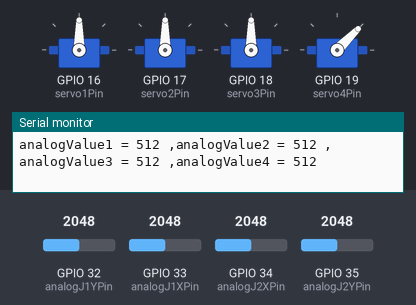
Simulated run of this sketch. Board: ESP32. Parts: 4 × servo, the last lines printed to the serial monitor. The inputs (shaded band) are chosen by the test bench; at power-on: GPIO 32 (analogJ1YPin) = 2048, GPIO 33 (analogJ1XPin) = 2048, GPIO 34 (analogJ2XPin) = 2048, GPIO 35 (analogJ2YPin) = 2048 (analog values on the 0–4095 scale).

Above: at 1.2 s.
1.3 s: GPIO 32 (analogJ1YPin) set to 438
At 1.7 s:
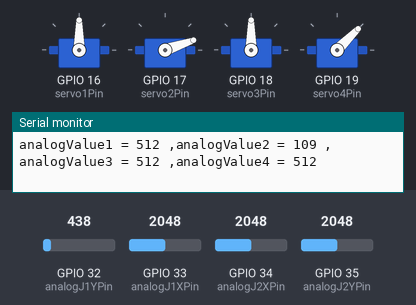
2.8 s: GPIO 32 (analogJ1YPin) set to 376
At 3.9 s:
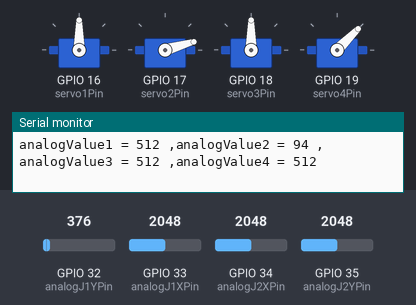
5.8 s: GPIO 33 (analogJ1XPin) set to 443
At 6.3 s:
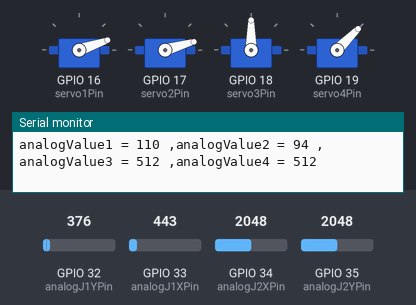
7.3 s: GPIO 33 (analogJ1XPin) set to 356
At 8.5 s:
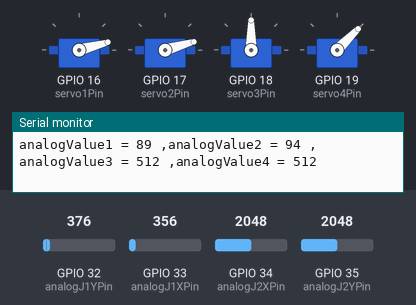
10.3 s: GPIO 34 (analogJ2XPin) set to 436
At 10.8 s:
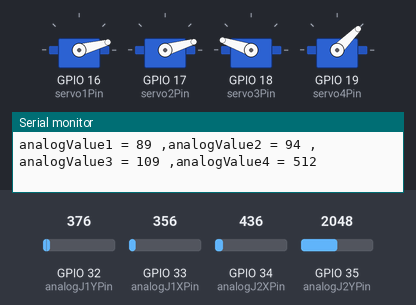
11.8 s: GPIO 34 (analogJ2XPin) set to 362
At 12.1 s:
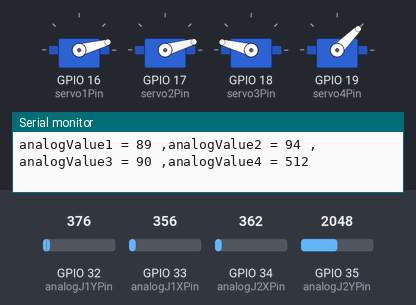
Timing chart, 0 to 14.8 s (numbered marks = the images above; inputs shaded):
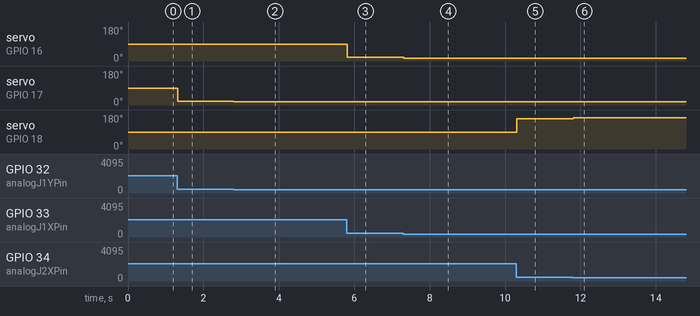

Measured:
- after the input at 1.3 s, servo on GPIO 17 (servo2Pin): 90° → 19° at once
- after the input at 2.8 s, servo on GPIO 17 (servo2Pin): 19° → 16° at once
- after the input at 5.8 s, servo on GPIO 16 (servo1Pin): 90° → 19° at once
- after the input at 7.3 s, servo on GPIO 16 (servo1Pin): 19° → 15° at once
- after the input at 10.3 s, servo on GPIO 18 (servo3Pin): 90° → 161° at once
- after the input at 11.8 s, servo on GPIO 18 (servo3Pin): 161° → 165° at once

The sketch:

candy_armatron_v2.ino
```cpp
// candy_armatron_v2.ino
// F.Zia 2025_1003
// Code to test and calibrate servos for candy catch arm-a-tron
// code pre-requisites:
// - install   board: esp32 by Espressif Systems (code tested with v3.2.1)
// - install library: ESP32Servo by Kevin Harrington,John Bennett (code tested with v3.0.9)

#include <ESP32Servo.h>
// create servo object to control a servo
// 16 servo objects can be created on the ESP32
Servo armServo1, armServo2, armServo3, armServo4;

// assign pin names to servo pins
// servo are assigned to arm motors in the following order:
// armServo1>base, armServo2>link1, armServo3>link2, armServo4>gripper
int servo1Pin = 16, servo2Pin = 17, servo3Pin = 18, servo4Pin = 19;

// joystick axes are assigned to servos in the following order:
// analogJ1X>armServo1>base, analogJ1Y>armServo2>link1,
// analogJ2X>armServo3>link2, analogJ2Y>armServo4>gripper
// experiment by swapping the following pin number assignments to get the correct order:
int analogJ1XPin = 33, analogJ1YPin = 32, analogJ2XPin = 34, analogJ2YPin = 35;

// global variables to store current servo positions, initialize to mid positions (90 deg)
int servo1Pos = 90, servo2Pos = 90, servo3Pos = 90, servo4Pos = 45;

void setup() {
  // initialize serial communication at 115200 bits per second:
  Serial.begin(115200);
  //set the resolution to 12 bits (0-4096) (default)
  //set the resolution to 10 bits (0-1024) (using 10 bit ADC to improve linearity)
  analogReadResolution(10);

  // Allow allocation of all timers
  ESP32PWM::allocateTimer(0);
  ESP32PWM::allocateTimer(1);
  ESP32PWM::allocateTimer(2);
  ESP32PWM::allocateTimer(3);

  // standard 50 hz servo
  armServo1.setPeriodHertz(50);
  armServo2.setPeriodHertz(50);
  armServo3.setPeriodHertz(50);
  armServo4.setPeriodHertz(50);

  // attach the servos on pins to the servo objects
  // different servos may require different min/max settings
  // for an accurate 0 to 180 sweep
  // default min/max is 1000us and 2000us
  // using min/max of 500us and 2400us for micro servos used in arm-a-tron
  // for an accurate 0 to 180 sweep
  armServo1.attach(servo1Pin, 500, 2500);
  armServo2.attach(servo2Pin, 500, 2500);
  armServo3.attach(servo3Pin, 500, 2500);
  armServo4.attach(servo4Pin, 500, 2500);
}

void loop() {

  // read analog joysticks values
  int analogValue1 = analogRead(analogJ1XPin);
  int analogValue2 = analogRead(analogJ1YPin);
  int analogValue3 = analogRead(analogJ2XPin);
  int analogValue4 = analogRead(analogJ2YPin);

  // print analog joysticks values
  Serial.printf("analogValue1 = %d ,", analogValue1);
  Serial.printf("analogValue2 = %d ,", analogValue2);
  Serial.printf("analogValue3 = %d ,", analogValue3);
  Serial.printf("analogValue4 = %d\n", analogValue4);

  // control servos by mapping 12-bit (0-4095) analog values ...
  // to servos positions (0-180 degrees)
  servo1Pos = map(analogValue1, 0, 1024, 0, 180);
  armServo1.write(servo1Pos);

  servo2Pos = map(analogValue2, 0, 1024, 0, 180);
  armServo2.write(servo2Pos);

  servo3Pos = map(analogValue3, 0, 1024, 180, 0);
  armServo3.write(servo3Pos);

// servo4 just opens or closes the gripper
if (analogValue4 < 400) servo4Pos = 0;
if (analogValue4 > 600) servo4Pos = 45;
  armServo4.write(servo4Pos);
}
```
